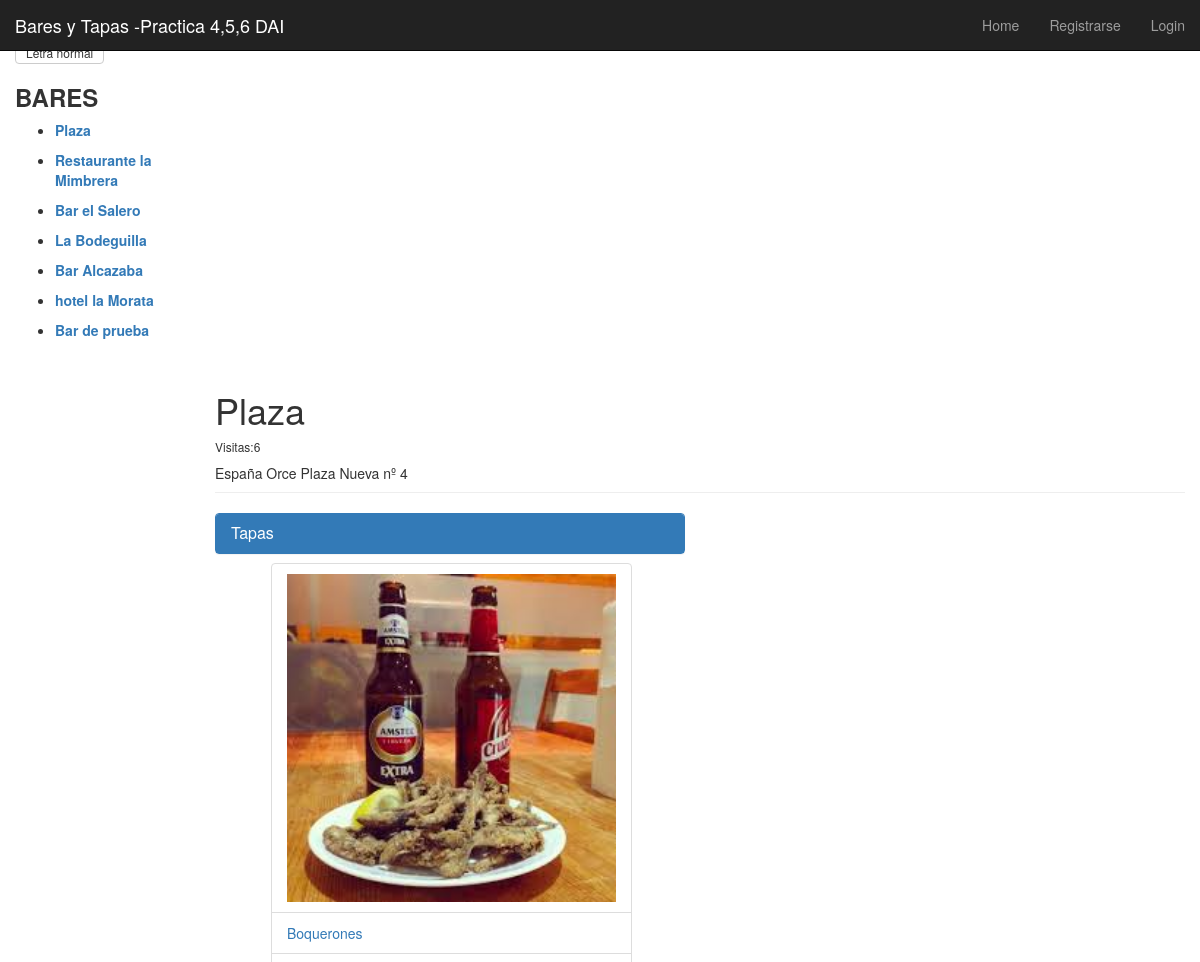
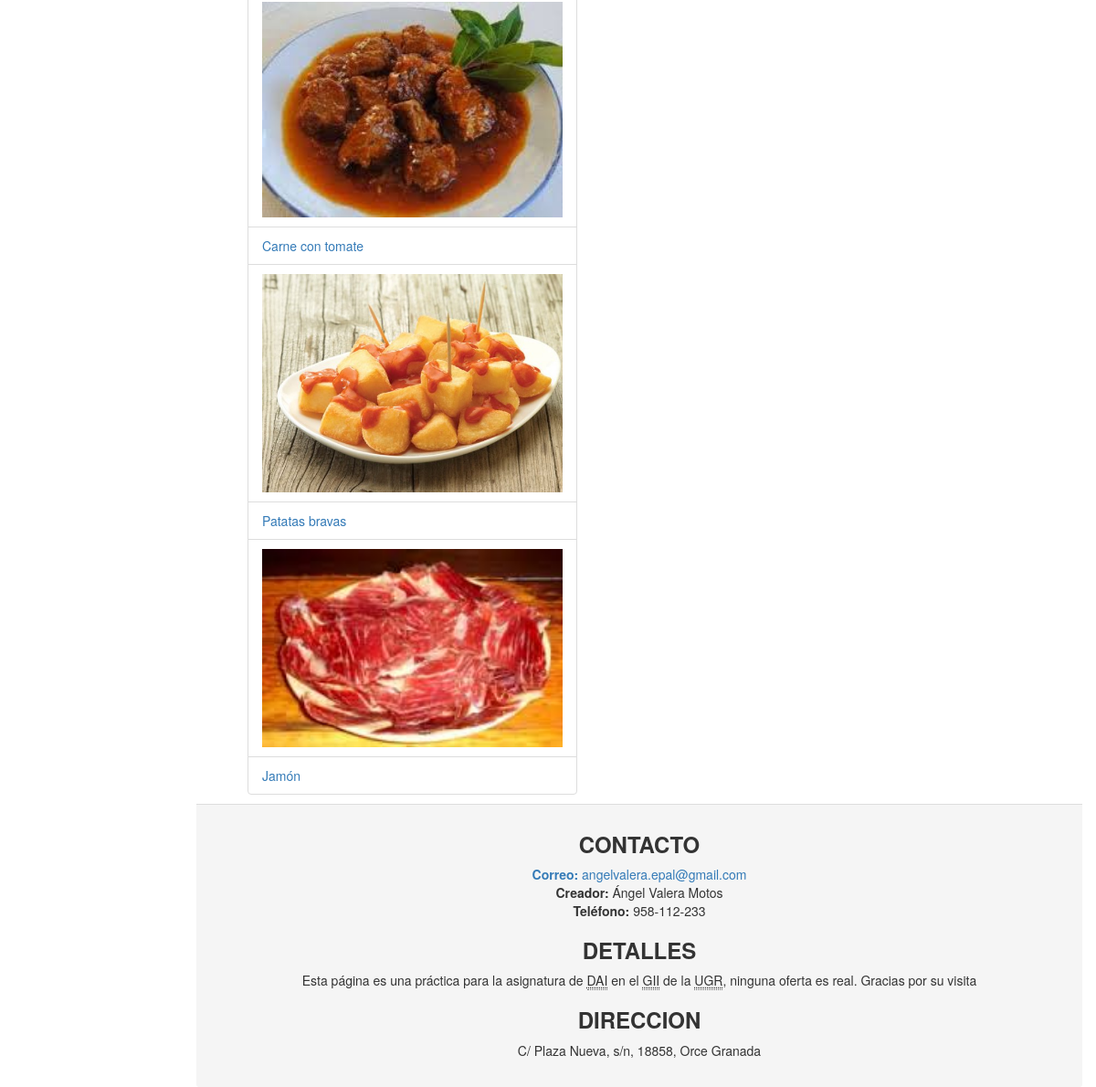
/bar/plaza/, run on the app's committed database (2 pictures, top to bottom).
### app/models.py (models this page shows, shortened)
class Bar(models.Model):
    nombre = models.CharField(max_length=128, primary_key=True, unique=True)
    direccion= models.CharField(max_length=128, unique=True)
    visitas= models.IntegerField(default=0)
    slug = models.SlugField(unique=True)
    def save(self, *args, **kwargs):
        self.slug = slugify(self.nombre)
        super(Bar, self).save(*args, **kwargs)

class Tapa(models.Model):
    bar = models.ForeignKey(Bar)
    nombre = models.CharField(max_length=128)
    votos = models.IntegerField(default=0)
    descripcion= models.CharField(max_length=500)
    slug = models.SlugField()
    def generar_ruta_imagen(instance, filename):
        print "Entra en generar ruta"
        extension = os.path.splitext(filename)[1][1:]
        ruta = os.path.join('bar',instance.bar.slug )
        nombre_archivo = '{}.{}'.format(uuid4().hex, extension)
        return os.path.join(ruta, nombre_archivo)
    print generar_ruta_imagen
    picture = models.ImageField(upload_to=generar_ruta_imagen, blank=True)

### app/views.py (the view)
# urls.py: url(r'^bar/(?P<bar_name_slug>[\w\-]+)/$', views.bar, name='bar'),
def bar(request, bar_name_slug):
    context_dict = {}
    try:
        bares = Bar.objects.all()
        context_dict['bares']= bares
        bar = Bar.objects.get(slug=bar_name_slug)
        context_dict['bar_name'] = bar.nombre
        context_dict['bar_direccion'] = bar.direccion
        nueva_visita=bar.visitas+1
        bar.visitas=nueva_visita
        bar.save()
        context_dict['bar_visitas'] = bar.visitas
        tapas = Tapa.objects.filter(bar=bar)
        context_dict['tapas'] = tapas
        context_dict['bar'] = bar
    except Bar.DoesNotExist:
        pass
    return render(request, 'app/bar.html', context_dict)

### templates/app/bar.html (shortened to what this page needs)
{% extends "app/base.html" %}
{% load easy_maps_tags %}
{% block content %}
  <div class="page-header">
    <h1>{{ bar_name }}</h1>
    <h6>Visitas:{{ bar_visitas }}</h6>
    {{ bar_direccion }}
  </div>
  <div class="row placeholders">
    <div class="col-xs-12 col-sm-6 placeholder">
      <div class="panel panel-primary">
        <div class="panel-heading" >
          <h3 class="panel-title" >Tapas</h3>
        </div>
        <div class="col-xs-12 col-sm-6 placeholder"  style="margin-top:10px; width:92%;">
          {% if tapas %}
            <ul>
              {% for tapa in tapas %}
                {% if tapa.picture %}
                  <li class="list-group-item" ><a href="{% url 'tapa'  bar.slug tapa.slug %}"><img class=" .thumbnail" style=" border-radius:0;" width="100%" height="100%" src="{{tapa.picture.url}}" alt="{{ tapa.nombre }}" /></a></li>
                {% endif %}
                <li class="list-group-item"><a href="{% url 'tapa'  bar.slug tapa.slug %}">{{ tapa.nombre }}</a>
                </li>
              {% endfor %}
            </ul>
            {% else %}
              <strong>No hay tapas actualmente en este bar.</strong>
            {% endif %}
        </div>
      </div>
    </div>
  </div>
{% endblock %}

### templates/app/base.html (shortened to what this page needs)
<!doctype html>
{% load staticfiles %}
<HTML lang="es">
	<head>
    {% block head %}
		<link href="http://getbootstrap.com/dist/css/bootstrap.min.css" rel="stylesheet">
    <link href="http://getbootstrap.com/examples/dashboard/dashboard.css" rel="stylesheet">
    {% endblock %}
	</head>
	<body>
		<div class="navbar navbar-inverse navbar-fixed-top" role="navigation">
			<div class="container-fluid">
				<div class="navbar-header">
					<a class="navbar-brand" href="{% url 'index' %}">Bares y Tapas -Practica 4,5,6 DAI</a>
				</div>
				<div class="navbar-collapse collapse">
					<ul class="nav navbar-nav navbar-right">
						<li><a href="{% url 'index' %}">Home</a></li>
						{% if user.is_authenticated %}
						<li><a href="{% url 'restricted' %}">Restricted Page</a></li>
						<li><a href="{% url 'logout' %}">Logout</a></li>
						<li><a href="{% url 'add_bar' %}">Añadir nuevo Bar</a></li>
						<li><a href="{% url 'add_tapa' %}">Añadir nueva tapa</a></li>
						{% else %}
							<li><a href="{% url 'registro' %}">Registrarse</a></li>
							<li><a href="{% url 'login' %} ">Login</a></li>
						{% endif %}
					</ul>
				</div>
			</div>
		</div>
		<div class="container-fluid">
			<div class="row">
				<div class="col-sm-3 col-md-2 sidebar">
					{% block secciones %}
					<div class="btn-group-vertical">
						<button class="btn btn-default btn-xs" id="btn-pequena">Letra pequeña</button>
						<button class="btn btn-default btn-xs" id="btn-grande">Letra grande</button>
						<button  class="btn btn-default btn-xs" id ="btn-normal">Letra normal</button>
				</div>
						<h3>
							<b> BARES </b>
						</h3>
						<nav id="secs">
							{% if bares %}
								<ul>
									{% for bar in bares %}
										<li > <a  href="{% url 'bar'  bar.slug %}">  <p><b>{{ bar.nombre }}</b></p> </a></li>
									{% endfor %}
								</ul>
							{% else %}
								<strong>No hay Bares presentes.</strong>
							{% endif %}
						</nav>
					{% endblock %}
				</div>
				<div class="col-sm-9 col-sm-offset-3 col-md-10 col-md-offset-2 main">
					<div>
						{% block content %}{% endblock %}
						{% block footer %}
							<footer  class="panel-footer">
								<article id="contacto" align="center">
									<h3  align="center"><b>CONTACTO</b></h3>
									<a href="mailto:angelvalera.epal@gmail.com"><b>Correo:</b> angelvalera.epal@gmail.com<br/></a>
									<b>Creador:</b> Ángel Valera Motos<br/>
									<b>Teléfono:</b> 958-112-233
								</article>
								<article id="detalles">
									<h3 align="center"><b>DETALLES</b></h3>
									<p align="center">Esta página es una práctica para la asignatura de <abbr title="Desarrollo de Aplicaciones para Internet">DAI</abbr>  en el <abbr title="Grado de Ingenieria Informatica">GII</abbr> de la <abbr title="Universidad de Granada">UGR</abbr>, ninguna oferta es real. Gracias por su visita</p>
								</article>
								<article id="direccion">
									<h3 align="center"><b>DIRECCION</b></h3>
									<address align="center"> C/ Plaza Nueva, s/n, 18858, Orce Granada </address>
								</article>
							</footer>
						{% endblock %}
					</div>
				</div>
			</div>
		</div>
	</body>
</html>

### data on the page
Bar: nombre "Plaza", direccion "España Orce Plaza Nueva nº 4"
Bar: nombre "Restaurante la Mimbrera"
Bar: nombre "Bar el Salero"
Bar: nombre "La Bodeguilla"
Bar: nombre "Bar Alcazaba"
Bar: nombre "hotel la Morata"
Bar: nombre "Bar de prueba"
Tapa: picture (picture), nombre "Boquerones"
Tapa: picture (picture), nombre "Carne con tomate"
Tapa: picture (picture), nombre "Patatas bravas"
Tapa: picture (picture), nombre "Jamón"

### other printed values
{{ bar_visitas }} "6"
